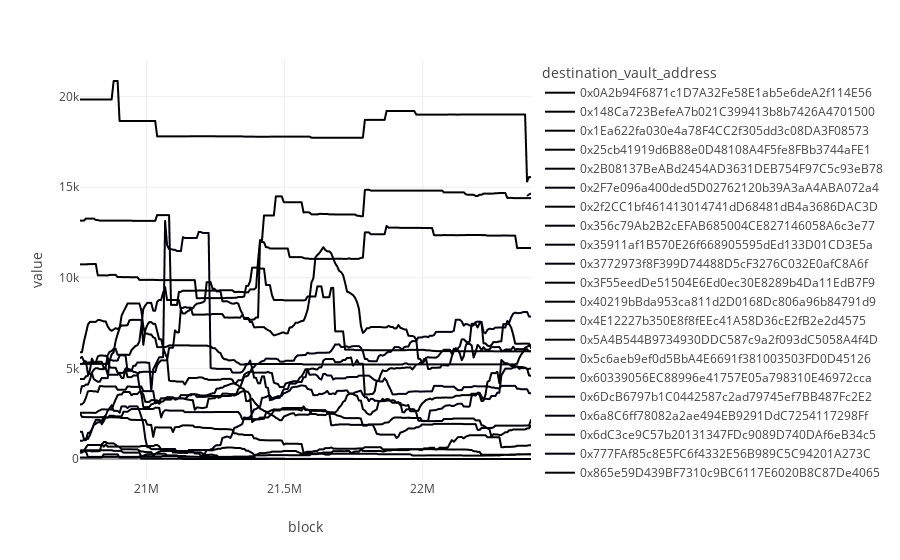

Notebook source saved alongside this figure:
### Code cell
px.line(df.pivot(index="block", columns="destination_vault_address", values="underlying_token_total_supply"))
# underlying token_total_supply looks right

### Figure 1 — Plotly figure (JSON) as saved in the notebook; plotly's stock layout.template omitted (floating-point values rounded to 4 significant figures; data arrays with more than 128 entries replaced by an {"elided": "..."} marker saying what was removed)
{"data": [{"hovertemplate": "destination_vault_address=0x0A2b94F6871c1D7A32Fe58E1ab5e6deA2f114E56<br>block=%{x}<br>value=%{y}<extra></extra>", "legendgroup": "0x0A2b94F6871c1D7A32Fe58E1ab5e6deA2f114E56", "line": {"color": "#000001", "dash": "solid"}, "marker": {"symbol": "circle"}, "mode": "lines", "name": "0x0A2b94F6871c1D7A32Fe58E1ab5e6deA2f114E56", "showlegend": true, "type": "scattergl", "x": {"elided": "229 int values"}, "xaxis": "x", "y": {"elided": "229 null values"}, "yaxis": "y"}, {"hovertemplate": "destination_vault_address=0x148Ca723BefeA7b021C399413b8b7426A4701500<br>block=%{x}<br>value=%{y}<extra></extra>", "legendgroup": "0x148Ca723BefeA7b021C399413b8b7426A4701500", "line": {"color": "#000002", "dash": "solid"}, "marker": {"symbol": "circle"}, "mode": "lines", "name": "0x148Ca723BefeA7b021C399413b8b7426A4701500", "showlegend": true, "type": "scattergl", "x": {"elided": "229 int values"}, "xaxis": "x", "y": {"elided": "229 float values"}, "yaxis": "y"}, {"hovertemplate": "destination_vault_address=0x1Ea622fa030e4a78F4CC2f305dd3c08DA3F08573<br>block=%{x}<br>value=%{y}<extra></extra>", "legendgroup": "0x1Ea622fa030e4a78F4CC2f305dd3c08DA3F08573", "line": {"color": "#000003", "dash": "solid"}, "marker": {"symbol": "circle"}, "mode": "lines", "name": "0x1Ea622fa030e4a78F4CC2f305dd3c08DA3F08573", "showlegend": true, "type": "scattergl", "x": {"elided": "229 int values"}, "xaxis": "x", "y": {"elided": "229 float values"}, "yaxis": "y"}, {"hovertemplate": "destination_vault_address=0x25cb41919d6B88e0D48108A4F5fe8FBb3744aFE1<br>block=%{x}<br>value=%{y}<extra></extra>", "legendgroup": "0x25cb41919d6B88e0D48108A4F5fe8FBb3744aFE1", "line": {"color": "#000004", "dash": "solid"}, "marker": {"symbol": "circle"}, "mode": "lines", "name": "0x25cb41919d6B88e0D48108A4F5fe8FBb3744aFE1", "showlegend": true, "type": "scattergl", "x": {"elided": "229 int values"}, "xaxis": "x", "y": {"elided": "229 float values"}, "yaxis": "y"}, {"hovertemplate": "destination_vault_address=0x2B08137BeABd2454AD3631DEB754F97C5c93eB78<br>block=%{x}<br>value=%{y}<extra></extra>", "legendgroup": "0x2B08137BeABd2454AD3631DEB754F97C5c93eB78", "line": {"color": "#000005", "dash": "solid"}, "marker": {"symbol": "circle"}, "mode": "lines", "name": "0x2B08137BeABd2454AD3631DEB754F97C5c93eB78", "showlegend": true, "type": "scattergl", "x": {"elided": "229 int values"}, "xaxis": "x", "y": {"elided": "229 float values"}, "yaxis": "y"}, {"hovertemplate": "destination_vault_address=0x2F7e096a400ded5D02762120b39A3aA4ABA072a4<br>block=%{x}<br>value=%{y}<extra></extra>", "legendgroup": "0x2F7e096a400ded5D02762120b39A3aA4ABA072a4", "line": {"color": "#000006", "dash": "solid"}, "marker": {"symbol": "circle"}, "mode": "lines", "name": "0x2F7e096a400ded5D02762120b39A3aA4ABA072a4", "showlegend": true, "type": "scattergl", "x": {"elided": "229 int values"}, "xaxis": "x", "y": {"elided": "229 float values"}, "yaxis": "y"}, {"hovertemplate": "destination_vault_address=0x2f2CC1bf461413014741dD68481dB4a3686DAC3D<br>block=%{x}<br>value=%{y}<extra></extra>", "legendgroup": "0x2f2CC1bf461413014741dD68481dB4a3686DAC3D", "line": {"color": "#000007", "dash": "solid"}, "marker": {"symbol": "circle"}, "mode": "lines", "name": "0x2f2CC1bf461413014741dD68481dB4a3686DAC3D", "showlegend": true, "type": "scattergl", "x": {"elided": "229 int values"}, "xaxis": "x", "y": {"elided": "229 float values"}, "yaxis": "y"}, {"hovertemplate": "destination_vault_address=0x356c79Ab2B2cEFAB685004CE827146058A6c3e77<br>block=%{x}<br>value=%{y}<extra></extra>", "legendgroup": "0x356c79Ab2B2cEFAB685004CE827146058A6c3e77", "line": {"color": "#000008", "dash": "solid"}, "marker": {"symbol": "circle"}, "mode": "lines", "name": "0x356c79Ab2B2cEFAB685004CE827146058A6c3e77", "showlegend": true, "type": "scattergl", "x": {"elided": "229 int values"}, "xaxis": "x", "y": {"elided": "229 float values"}, "yaxis": "y"}, {"hovertemplate": "destination_vault_address=0x35911af1B570E26f668905595dEd133D01CD3E5a<br>block=%{x}<br>value=%{y}<extra></extra>", "legendgroup": "0x35911af1B570E26f668905595dEd133D01CD3E5a", "line": {"color": "#000009", "dash": "solid"}, "marker": {"symbol": "circle"}, "mode": "lines", "name": "0x35911af1B570E26f668905595dEd133D01CD3E5a", "showlegend": true, "type": "scattergl", "x": {"elided": "229 int values"}, "xaxis": "x", "y": {"elided": "229 null values"}, "yaxis": "y"}, {"hovertemplate": "destination_vault_address=0x3772973f8F399D74488D5cF3276C032E0afC8A6f<br>block=%{x}<br>value=%{y}<extra></extra>", "legendgroup": "0x3772973f8F399D74488D5cF3276C032E0afC8A6f", "line": {"color": "#000010", "dash": "solid"}, "marker": {"symbol": "circle"}, "mode": "lines", "name": "0x3772973f8F399D74488D5cF3276C032E0afC8A6f", "showlegend": true, "type": "scattergl", "x": {"elided": "229 int values"}, "xaxis": "x", "y": {"elided": "229 float values"}, "yaxis": "y"}, {"hovertemplate": "destination_vault_address=0x3F55eedDe51504E6Ed0ec30E8289b4Da11EdB7F9<br>block=%{x}<br>value=%{y}<extra></extra>", "legendgroup": "0x3F55eedDe51504E6Ed0ec30E8289b4Da11EdB7F9", "line": {"color": "#000001", "dash": "solid"}, "marker": {"symbol": "circle"}, "mode": "lines", "name": "0x3F55eedDe51504E6Ed0ec30E8289b4Da11EdB7F9", "showlegend": true, "type": "scattergl", "x": {"elided": "229 int values"}, "xaxis": "x", "y": {"elided": "229 float values"}, "yaxis": "y"}, {"hovertemplate": "destination_vault_address=0x40219bBda953ca811d2D0168Dc806a96b84791d9<br>block=%{x}<br>value=%{y}<extra></extra>", "legendgroup": "0x40219bBda953ca811d2D0168Dc806a96b84791d9", "line": {"color": "#000002", "dash": "solid"}, "marker": {"symbol": "circle"}, "mode": "lines", "name": "0x40219bBda953ca811d2D0168Dc806a96b84791d9", "showlegend": true, "type": "scattergl", "x": {"elided": "229 int values"}, "xaxis": "x", "y": {"elided": "229 float values"}, "yaxis": "y"}, {"hovertemplate": "destination_vault_address=0x4E12227b350E8f8fEEc41A58D36cE2fB2e2d4575<br>block=%{x}<br>value=%{y}<extra></extra>", "legendgroup": "0x4E12227b350E8f8fEEc41A58D36cE2fB2e2d4575", "line": {"color": "#000003", "dash": "solid"}, "marker": {"symbol": "circle"}, "mode": "lines", "name": "0x4E12227b350E8f8fEEc41A58D36cE2fB2e2d4575", "showlegend": true, "type": "scattergl", "x": {"elided": "229 int values"}, "xaxis": "x", "y": {"elided": "229 float values"}, "yaxis": "y"}, {"hovertemplate": "destination_vault_address=0x5A4B544B9734930DDC587c9a2f093dC5058A4f4D<br>block=%{x}<br>value=%{y}<extra></extra>", "legendgroup": "0x5A4B544B9734930DDC587c9a2f093dC5058A4f4D", "line": {"color": "#000004", "dash": "solid"}, "marker": {"symbol": "circle"}, "mode": "lines", "name": "0x5A4B544B9734930DDC587c9a2f093dC5058A4f4D", "showlegend": true, "type": "scattergl", "x": {"elided": "229 int values"}, "xaxis": "x", "y": {"elided": "229 float values"}, "yaxis": "y"}, {"hovertemplate": "destination_vault_address=0x5c6aeb9ef0d5BbA4E6691f381003503FD0D45126<br>block=%{x}<br>value=%{y}<extra></extra>", "legendgroup": "0x5c6aeb9ef0d5BbA4E6691f381003503FD0D45126", "line": {"color": "#000005", "dash": "solid"}, "marker": {"symbol": "circle"}, "mode": "lines", "name": "0x5c6aeb9ef0d5BbA4E6691f381003503FD0D45126", "showlegend": true, "type": "scattergl", "x": {"elided": "229 int values"}, "xaxis": "x", "y": {"elided": "229 float values"}, "yaxis": "y"}, {"hovertemplate": "destination_vault_address=0x60339056EC88996e41757E05a798310E46972cca<br>block=%{x}<br>value=%{y}<extra></extra>", "legendgroup": "0x60339056EC88996e41757E05a798310E46972cca", "line": {"color": "#000006", "dash": "solid"}, "marker": {"symbol": "circle"}, "mode": "lines", "name": "0x60339056EC88996e41757E05a798310E46972cca", "showlegend": true, "type": "scattergl", "x": {"elided": "229 int values"}, "xaxis": "x", "y": {"elided": "229 float values"}, "yaxis": "y"}, {"hovertemplate": "destination_vault_address=0x6DcB6797b1C0442587c2ad79745ef7BB487Fc2E2<br>block=%{x}<br>value=%{y}<extra></extra>", "legendgroup": "0x6DcB6797b1C0442587c2ad79745ef7BB487Fc2E2", "line": {"color": "#000007", "dash": "solid"}, "marker": {"symbol": "circle"}, "mode": "lines", "name": "0x6DcB6797b1C0442587c2ad79745ef7BB487Fc2E2", "showlegend": true, "type": "scattergl", "x": {"elided": "229 int values"}, "xaxis": "x", "y": {"elided": "229 float values"}, "yaxis": "y"}, {"hovertemplate": "destination_vault_address=0x6a8C6ff78082a2ae494EB9291DdC7254117298Ff<br>block=%{x}<br>value=%{y}<extra></extra>", "legendgroup": "0x6a8C6ff78082a2ae494EB9291DdC7254117298Ff", "line": {"color": "#000008", "dash": "solid"}, "marker": {"symbol": "circle"}, "mode": "lines", "name": "0x6a8C6ff78082a2ae494EB9291DdC7254117298Ff", "showlegend": true, "type": "scattergl", "x": {"elided": "229 int values"}, "xaxis": "x", "y": {"elided": "229 float values"}, "yaxis": "y"}, {"hovertemplate": "destination_vault_address=0x6dC3ce9C57b20131347FDc9089D740DAf6eB34c5<br>block=%{x}<br>value=%{y}<extra></extra>", "legendgroup": "0x6dC3ce9C57b20131347FDc9089D740DAf6eB34c5", "line": {"color": "#000009", "dash": "solid"}, "marker": {"symbol": "circle"}, "mode": "lines", "name": "0x6dC3ce9C57b20131347FDc9089D740DAf6eB34c5", "showlegend": true, "type": "scattergl", "x": {"elided": "229 int values"}, "xaxis": "x", "y": {"elided": "229 null values"}, "yaxis": "y"}, {"hovertemplate": "destination_vault_address=0x777FAf85c8E5FC6f4332E56B989C5C94201A273C<br>block=%{x}<br>value=%{y}<extra></extra>", "legendgroup": "0x777FAf85c8E5FC6f4332E56B989C5C94201A273C", "line": {"color": "#000010", "dash": "solid"}, "marker": {"symbol": "circle"}, "mode": "lines", "name": "0x777FAf85c8E5FC6f4332E56B989C5C94201A273C", "showlegend": true, "type": "scattergl", "x": {"elided": "229 int values"}, "xaxis": "x", "y": {"elided": "229 float values"}, "yaxis": "y"}, {"hovertemplate": "destination_vault_address=0x865e59D439BF7310c9BC6117E6020B8C87De4065<br>block=%{x}<br>value=%{y}<extra></extra>", "legendgroup": "0x865e59D439BF7310c9BC6117E6020B8C87De4065", "line": {"color": "#000001", "dash": "solid"}, "marker": {"symbol": "circle"}, "mode": "lines", "name": "0x865e59D439BF7310c9BC6117E6020B8C87De4065", "showlegend": true, "type": "scattergl", "x": {"elided": "229 int values"}, "xaxis": "x", "y": {"elided": "229 float values"}, "yaxis": "y"}, {"hovertemplate": "destination_vault_address=0x867991C7737Ccbb152aE5a7E6EDB05cA0670717E<br>block=%{x}<br>value=%{y}<extra></extra>", "legendgroup": "0x867991C7737Ccbb152aE5a7E6EDB05cA0670717E", "line": {"color": "#000002", "dash": "solid"}, "marker": {"symbol": "circle"}, "mode": "lines", "name": "0x867991C7737Ccbb152aE5a7E6EDB05cA0670717E", "showlegend": true, "type": "scattergl", "x": {"elided": "229 int values"}, "xaxis": "x", "y": {"elided": "229 float values"}, "yaxis": "y"}, {"hovertemplate": "destination_vault_address=0x87F46aa699840705F587761d9cfF290fCe1F84aE<br>block=%{x}<br>value=%{y}<extra></extra>", "legendgroup": "0x87F46aa699840705F587761d9cfF290fCe1F84aE", "line": {"color": "#000003", "dash": "solid"}, "marker": {"symbol": "circle"}, "mode": "lines", "name": "0x87F46aa699840705F587761d9cfF290fCe1F84aE", "showlegend": true, "type": "scattergl", "x": {"elided": "229 int values"}, "xaxis": "x", "y": {"elided": "229 float values"}, "yaxis": "y"}, {"hovertemplate": "destination_vault_address=0x896eCc16Ab4AFfF6cE0765A5B924BaECd7Fa455a<br>block=%{x}<br>value=%{y}<extra></extra>", "legendgroup": "0x896eCc16Ab4AFfF6cE0765A5B924BaECd7Fa455a", "line": {"color": "#000004", "dash": "solid"}, "marker": {"symbol": "circle"}, "mode": "lines", "name": "0x896eCc16Ab4AFfF6cE0765A5B924BaECd7Fa455a", "showlegend": true, "type": "scattergl", "x": {"elided": "229 int values"}, "xaxis": "x", "y": {"elided": "229 float values"}, "yaxis": "y"}, {"hovertemplate": "destination_vault_address=0x8cA2201BC34780f14Bca452913ecAc8e9928d4cA<br>block=%{x}<br>value=%{y}<extra></extra>", "legendgroup": "0x8cA2201BC34780f14Bca452913ecAc8e9928d4cA", "line": {"color": "#000005", "dash": "solid"}, "marker": {"symbol": "circle"}, "mode": "lines", "name": "0x8cA2201BC34780f14Bca452913ecAc8e9928d4cA", "showlegend": true, "type": "scattergl", "x": {"elided": "229 int values"}, "xaxis": "x", "y": {"elided": "229 float values"}, "yaxis": "y"}, {"hovertemplate": "destination_vault_address=0x90300b02b162F902B9629963830BcCCdeEd71113<br>block=%{x}<br>value=%{y}<extra></extra>", "legendgroup": "0x90300b02b162F902B9629963830BcCCdeEd71113", "line": {"color": "#000006", "dash": "solid"}, "marker": {"symbol": "circle"}, "mode": "lines", "name": "0x90300b02b162F902B9629963830BcCCdeEd71113", "showlegend": true, "type": "scattergl", "x": {"elided": "229 int values"}, "xaxis": "x", "y": {"elided": "229 float values"}, "yaxis": "y"}, {"hovertemplate": "destination_vault_address=0x92294A62D6D9F0FbE30Ba3B543edb1806561baD7<br>block=%{x}<br>value=%{y}<extra></extra>", "legendgroup": "0x92294A62D6D9F0FbE30Ba3B543edb1806561baD7", "line": {"color": "#000007", "dash": "solid"}, "marker": {"symbol": "circle"}, "mode": "lines", "name": "0x92294A62D6D9F0FbE30Ba3B543edb1806561baD7", "showlegend": true, "type": "scattergl", "x": {"elided": "229 int values"}, "xaxis": "x", "y": {"elided": "229 float values"}, "yaxis": "y"}, {"hovertemplate": "destination_vault_address=0xA1b9297525388BA3985413D982863f31e2A29d05<br>block=%{x}<br>value=%{y}<extra></extra>", "legendgroup": "0xA1b9297525388BA3985413D982863f31e2A29d05", "line": {"color": "#000008", "dash": "solid"}, "marker": {"symbol": "circle"}, "mode": "lines", "name": "0xA1b9297525388BA3985413D982863f31e2A29d05", "showlegend": true, "type": "scattergl", "x": {"elided": "229 int values"}, "xaxis": "x", "y": {"elided": "229 float values"}, "yaxis": "y"}, {"hovertemplate": "destination_vault_address=0xC001f23397dB71B17602Ce7D90a983Edc38DB0d1<br>block=%{x}<br>value=%{y}<extra></extra>", "legendgroup": "0xC001f23397dB71B17602Ce7D90a983Edc38DB0d1", "line": {"color": "#000009", "dash": "solid"}, "marker": {"symbol": "circle"}, "mode": "lines", "name": "0xC001f23397dB71B17602Ce7D90a983Edc38DB0d1", "showlegend": true, "type": "scattergl", "x": {"elided": "229 int values"}, "xaxis": "x", "y": {"elided": "229 float values"}, "yaxis": "y"}, {"hovertemplate": "destination_vault_address=0xC4c973eDC82CB6b972C555672B4e63713C177995<br>block=%{x}<br>value=%{y}<extra></extra>", "legendgroup": "0xC4c973eDC82CB6b972C555672B4e63713C177995", "line": {"color": "#000010", "dash": "solid"}, "marker": {"symbol": "circle"}, "mode": "lines", "name": "0xC4c973eDC82CB6b972C555672B4e63713C177995", "showlegend": true, "type": "scattergl", "x": {"elided": "229 int values"}, "xaxis": "x", "y": {"elided": "229 float values"}, "yaxis": "y"}, {"hovertemplate": "destination_vault_address=0xC9b5D82652a1C8214b0971A004983d0EEeDD751C<br>block=%{x}<br>value=%{y}<extra></extra>", "legendgroup": "0xC9b5D82652a1C8214b0971A004983d0EEeDD751C", "line": {"color": "#000001", "dash": "solid"}, "marker": {"symbol": "circle"}, "mode": "lines", "name": "0xC9b5D82652a1C8214b0971A004983d0EEeDD751C", "showlegend": true, "type": "scattergl", "x": {"elided": "229 int values"}, "xaxis": "x", "y": {"elided": "229 float values"}, "yaxis": "y"}, {"hovertemplate": "destination_vault_address=0xE382BBd32C4E202185762eA433278f4ED9E6151E<br>block=%{x}<br>value=%{y}<extra></extra>", "legendgroup": "0xE382BBd32C4E202185762eA433278f4ED9E6151E", "line": {"color": "#000002", "dash": "solid"}, "marker": {"symbol": "circle"}, "mode": "lines", "name": "0xE382BBd32C4E202185762eA433278f4ED9E6151E", "showlegend": true, "type": "scattergl", "x": {"elided": "229 int values"}, "xaxis": "x", "y": {"elided": "229 float values"}, "yaxis": "y"}, {"hovertemplate": "destination_vault_address=0xE800e3760FC20aA98c5df6A9816147f190455AF3<br>block=%{x}<br>value=%{y}<extra></extra>", "legendgroup": "0xE800e3760FC20aA98c5df6A9816147f190455AF3", "line": {"color": "#000003", "dash": "solid"}, "marker": {"symbol": "circle"}, "mode": "lines", "name": "0xE800e3760FC20aA98c5df6A9816147f190455AF3", "showlegend": true, "type": "scattergl", "x": {"elided": "229 int values"}, "xaxis": "x", "y": {"elided": "229 null values"}, "yaxis": "y"}, {"hovertemplate": "destination_vault_address=0xFDa49984eb4eA4075b8b451032849347C633E94b<br>block=%{x}<br>value=%{y}<extra></extra>", "legendgroup": "0xFDa49984eb4eA4075b8b451032849347C633E94b", "line": {"color": "#000004", "dash": "solid"}, "marker": {"symbol": "circle"}, "mode": "lines", "name": "0xFDa49984eb4eA4075b8b451032849347C633E94b", "showlegend": true, "type": "scattergl", "x": {"elided": "229 int values"}, "xaxis": "x", "y": {"elided": "229 float values"}, "yaxis": "y"}, {"hovertemplate": "destination_vault_address=0xbA1462f43c6f60ebD1C62735c94E428aD073E01A<br>block=%{x}<br>value=%{y}<extra></extra>", "legendgroup": "0xbA1462f43c6f60ebD1C62735c94E428aD073E01A", "line": {"color": "#000005", "dash": "solid"}, "marker": {"symbol": "circle"}, "mode": "lines", "name": "0xbA1462f43c6f60ebD1C62735c94E428aD073E01A", "showlegend": true, "type": "scattergl", "x": {"elided": "229 int values"}, "xaxis": "x", "y": {"elided": "229 float values"}, "yaxis": "y"}, {"hovertemplate": "destination_vault_address=0xc4Eb861e7b66f593482a3D7E8adc314f6eEDA30B<br>block=%{x}<br>value=%{y}<extra></extra>", "legendgroup": "0xc4Eb861e7b66f593482a3D7E8adc314f6eEDA30B", "line": {"color": "#000006", "dash": "solid"}, "marker": {"symbol": "circle"}, "mode": "lines", "name": "0xc4Eb861e7b66f593482a3D7E8adc314f6eEDA30B", "showlegend": true, "type": "scattergl", "x": {"elided": "229 int values"}, "xaxis": "x", "y": {"elided": "229 float values"}, "yaxis": "y"}, {"hovertemplate": "destination_vault_address=0xd96E943098B2AE81155e98D7DC8BeaB34C539f01<br>block=%{x}<br>value=%{y}<extra></extra>", "legendgroup": "0xd96E943098B2AE81155e98D7DC8BeaB34C539f01", "line": {"color": "#000007", "dash": "solid"}, "marker": {"symbol": "circle"}, "mode": "lines", "name": "0xd96E943098B2AE81155e98D7DC8BeaB34C539f01", "showlegend": true, "type": "scattergl", "x": {"elided": "229 int values"}, "xaxis": "x", "y": {"elided": "229 float values"}, "yaxis": "y"}, {"hovertemplate": "destination_vault_address=0xdfE3fA7027E84f59b266459C567278C79fe86f0C<br>block=%{x}<br>value=%{y}<extra></extra>", "legendgroup": "0xdfE3fA7027E84f59b266459C567278C79fe86f0C", "line": {"color": "#000008", "dash": "solid"}, "marker": {"symbol": "circle"}, "mode": "lines", "name": "0xdfE3fA7027E84f59b266459C567278C79fe86f0C", "showlegend": true, "type": "scattergl", "x": {"elided": "229 int values"}, "xaxis": "x", "y": {"elided": "229 float values"}, "yaxis": "y"}, {"hovertemplate": "destination_vault_address=0xe3AE2Ab9AE8ADe1B4940dd893C9339401bEe61A1<br>block=%{x}<br>value=%{y}<extra></extra>", "legendgroup": "0xe3AE2Ab9AE8ADe1B4940dd893C9339401bEe61A1", "line": {"color": "#000009", "dash": "solid"}, "marker": {"symbol": "circle"}, "mode": "lines", "name": "0xe3AE2Ab9AE8ADe1B4940dd893C9339401bEe61A1", "showlegend": true, "type": "scattergl", "x": {"elided": "229 int values"}, "xaxis": "x", "y": {"elided": "229 float values"}, "yaxis": "y"}, {"hovertemplate": "destination_vault_address=0xe4433D00Cf48BFE0C672d9949F2cd2c008bffC04<br>block=%{x}<br>value=%{y}<extra></extra>", "legendgroup": "0xe4433D00Cf48BFE0C672d9949F2cd2c008bffC04", "line": {"color": "#000010", "dash": "solid"}, "marker": {"symbol": "circle"}, "mode": "lines", "name": "0xe4433D00Cf48BFE0C672d9949F2cd2c008bffC04", "showlegend": true, "type": "scattergl", "x": {"elided": "229 int values"}, "xaxis": "x", "y": {"elided": "229 float values"}, "yaxis": "y"}, {"hovertemplate": "destination_vault_address=0xf3ae3c74EaD129e770A864CeE291A805b170bBe0<br>block=%{x}<br>value=%{y}<extra></extra>", "legendgroup": "0xf3ae3c74EaD129e770A864CeE291A805b170bBe0", "line": {"color": "#000001", "dash": "solid"}, "marker": {"symbol": "circle"}, "mode": "lines", "name": "0xf3ae3c74EaD129e770A864CeE291A805b170bBe0", "showlegend": true, "type": "scattergl", "x": {"elided": "229 int values"}, "xaxis": "x", "y": {"elided": "229 float values"}, "yaxis": "y"}, {"hovertemplate": "destination_vault_address=0xf9779aEF9f77e78C857CB4A068c65CcBee25BAAc<br>block=%{x}<br>value=%{y}<extra></extra>", "legendgroup": "0xf9779aEF9f77e78C857CB4A068c65CcBee25BAAc", "line": {"color": "#000002", "dash": "solid"}, "marker": {"symbol": "circle"}, "mode": "lines", "name": "0xf9779aEF9f77e78C857CB4A068c65CcBee25BAAc", "showlegend": true, "type": "scattergl", "x": {"elided": "229 int values"}, "xaxis": "x", "y": {"elided": "229 float values"}, "yaxis": "y"}, {"hovertemplate": "destination_vault_address=0xfB6f99FdF12E37Bfe3c4Cf81067faB10c465fb24<br>block=%{x}<br>value=%{y}<extra></extra>", "legendgroup": "0xfB6f99FdF12E37Bfe3c4Cf81067faB10c465fb24", "line": {"color": "#000003", "dash": "solid"}, "marker": {"symbol": "circle"}, "mode": "lines", "name": "0xfB6f99FdF12E37Bfe3c4Cf81067faB10c465fb24", "showlegend": true, "type": "scattergl", "x": {"elided": "229 int values"}, "xaxis": "x", "y": {"elided": "229 float values"}, "yaxis": "y"}], "layout": {"legend": {"title": {"text": "destination_vault_address"}, "tracegroupgap": 0}, "margin": {"t": 60}, "xaxis": {"anchor": "y", "domain": [0, 1], "title": {"text": "block"}}, "yaxis": {"anchor": "x", "domain": [0, 1], "title": {"text": "value"}}}}
